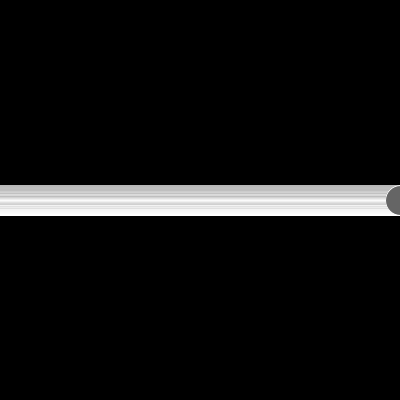
Frame 1 (no input)
Frame 60 (the mouse pressed at the canvas centre just before this capture): identical to frame 1, image omitted
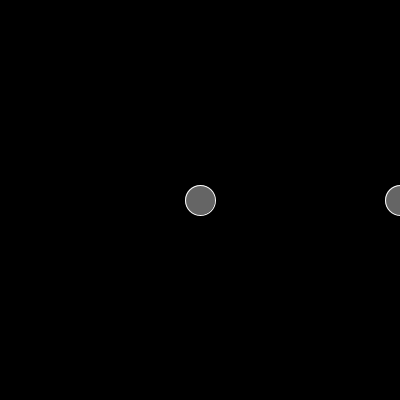
Frame 120 (the mouse held since frame 60 and released just before this capture)

The Processing sketch that drew these frames (run headless with seeded random() and noise(); from frame 60 on, the mouse is pressed at the canvas centre):

// Processing sketch: whileLoop
// ── whileLoop.pde
// PRINTING BALLS - WHILE LOOP STUFF!!!!!!!!

float x = 0;

void setup(){
  size(400,400);
}

void draw(){
  background(0);
  
  x = 0;
  while (x < width){
    if (mouseX <1){
    x = x + 1;}
    else{
      x = x + mouseX;}
    fill(101);
    stroke(255);
    ellipse(x, 200, 30, 30);
  }
}

// ── myWhileLoop.pde
//// MY WHILE LOOP VERSION
//float x = 0;
//float y = 0;

//void setup(){
//  size(400,400);
//}

//void draw(){
//  background(0);
  
//  x = 0;
//  y = 0;
//  while ((x < width)||(y < height)){
//    if ((mouseX == 0)||(mouseY == 0)){
//    x = x + 1;
//    y = y + 1;}
//    else{
//      x = x + mouseX;
//      y = y + mouseY;}
//    fill(101);
//    stroke(255);
//    ellipse(x, y, 30, 30);
//  }
//}
